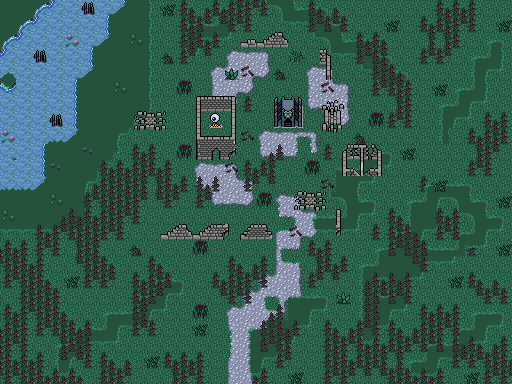

Below is a game level as drawn by its tile map, then a one-line description and the .tmx that defines it (tile-layer data replaced by summaries):
An orthogonal 32x24 tile map with 16x16 px tiles, 5 tile layers (Collision, Floor, Background, Clutter, ...), 4 tilesets and 23 objects.

<map version="1.10" tiledversion="1.10.1" orientation="orthogonal" renderorder="right-down" width="32" height="24" tilewidth="16" tileheight="16" infinite="0" nextlayerid="10" nextobjectid="83">
 <editorsettings>
  <export target="wastetown..tmx" format="tmx" />
 </editorsettings>
 <tileset firstgid="1" source="../../tileset/main.tsx" />
 <tileset firstgid="10113" source="../../tileset/buildings.tsx" />
 <tileset firstgid="11905" source="../../tileset/dungeon/animatedtiles.tsx" />
 <tileset firstgid="28289" source="../../tileset/dungeon/dungeon_bis.tsx" />
 <layer id="9" name="Collision" width="32" height="24">
  <data>[768 cells, 35 non-empty, 1 distinct tile ids]</data>
 </layer>
 <layer id="2" name="Floor" width="32" height="24">
  <data>[768 cells, 661 non-empty, 6 distinct tile ids]</data>
 </layer>
 <layer id="1" name="Background" width="32" height="24">
  <data>[768 cells, 315 non-empty, 27 distinct tile ids]</data>
 </layer>
 <layer id="3" name="Clutter" width="32" height="24">
  <data>[768 cells, 291 non-empty, 38 distinct tile ids]</data>
 </layer>
 <layer id="8" name="Highest" width="32" height="24">
  <properties>
   <property name="spriteLayer" type="bool" value="true" />
  </properties>
  <data>[768 cells, 404 non-empty, 106 distinct tile ids]</data>
 </layer>
 <objectgroup id="4" name="Objects">
  <object id="38" template="../../obj/entry_up.tx" x="216.965" y="383.137" width="48" height="16">
   <properties>
    <property name="teleport" value="" />
   </properties>
  </object>
  <object id="50" template="../../obj/enemy.tx" x="270.335" y="83.591">
   <properties>
    <property name="enemy" value="High Vampire" />
    <property name="threatRange" type="int" value="40" />
   </properties>
  </object>
  <object id="62" template="../../obj/gold.tx" x="484.268" y="342.677" />
  <object id="63" template="../../obj/treasure.tx" x="268.479" y="68.013">
   <properties>
    <property name="reward">[
	{
		"type": "randomCard",
		"colors": [ "Black" ],
		"subTypes": [ "Vampire" ],
		"count": 5
	}
]</property>
   </properties>
  </object>
  <object id="64" template="../../obj/collision.tx" x="-1.79255" y="-15.4524" width="514.065" height="15.6277" />
  <object id="65" template="../../obj/collision.tx" x="-2.53786" y="383.057" width="514.065" height="15.6277" />
  <object id="66" template="../../obj/collision.tx" x="512.413" y="-14.5207" width="20.7262" height="412.833" />
  <object id="67" template="../../obj/collision.tx" x="-21.5415" y="-13.403" width="20.7262" height="412.833" />
  <object id="68" template="../../obj/enemy.tx" x="324.743" y="123.905">
   <properties>
    <property name="enemy" value="Gargoyle" />
    <property name="threatRange" type="int" value="40" />
   </properties>
  </object>
  <object id="69" template="../../obj/enemy.tx" x="228.982" y="215.94">
   <properties>
    <property name="enemy" value="High Vampire" />
    <property name="threatRange" type="int" value="30" />
    <property name="waypoints" value="81,82" />
   </properties>
  </object>
  <object id="70" template="../../obj/enemy.tx" x="200.291" y="79.1914">
   <properties>
    <property name="enemy" value="High Vampire" />
    <property name="threatRange" type="int" value="50" />
   </properties>
  </object>
  <object id="71" template="../../obj/gold.tx" x="484.594" y="18.8281" />
  <object id="72" template="../../obj/entry_up.tx" x="272.413" y="130.985" width="31.9777" height="32.395">
   <properties>
    <property name="direction" value="down" />
    <property name="teleport" value="../common/maps/map/vampirecastle/vampirecastle_grave_2.tmx" />
   </properties>
  </object>
  <object id="73" template="../../obj/manashards.tx" x="310.584" y="81.4271" />
  <object id="74" template="../../obj/enemy.tx" x="94.8412" y="138.064">
   <properties>
    <property name="enemy" value="Frog" />
    <property name="threatRange" type="int" value="30" />
    <property name="waypoints" value="78,77" />
   </properties>
  </object>
  <object id="75" template="../../obj/enemy.tx" x="432" y="272">
   <properties>
    <property name="enemy" value="Golgari Treefolk" />
    <property name="threatRange" type="int" value="30" />
   </properties>
  </object>
  <object id="76" template="../../obj/enemy.tx" x="435.782" y="104.902">
   <properties>
    <property name="enemy" value="Golgari Treefolk" />
    <property name="threatRange" type="int" value="30" />
    <property name="waypoints" value="80,79" />
   </properties>
  </object>
  <object id="77" template="../../obj/waypoint.tx" x="132.475" y="24.7899" />
  <object id="78" template="../../obj/waypoint.tx" x="50.1276" y="203.272" />
  <object id="79" template="../../obj/waypoint.tx" x="382.126" y="202.154" />
  <object id="80" template="../../obj/waypoint.tx" x="480.123" y="49.3824" />
  <object id="81" template="../../obj/waypoint.tx" x="317.664" y="230.1" />
  <object id="82" template="../../obj/waypoint.tx" x="180.17" y="226.001" />
 </objectgroup>
</map>
